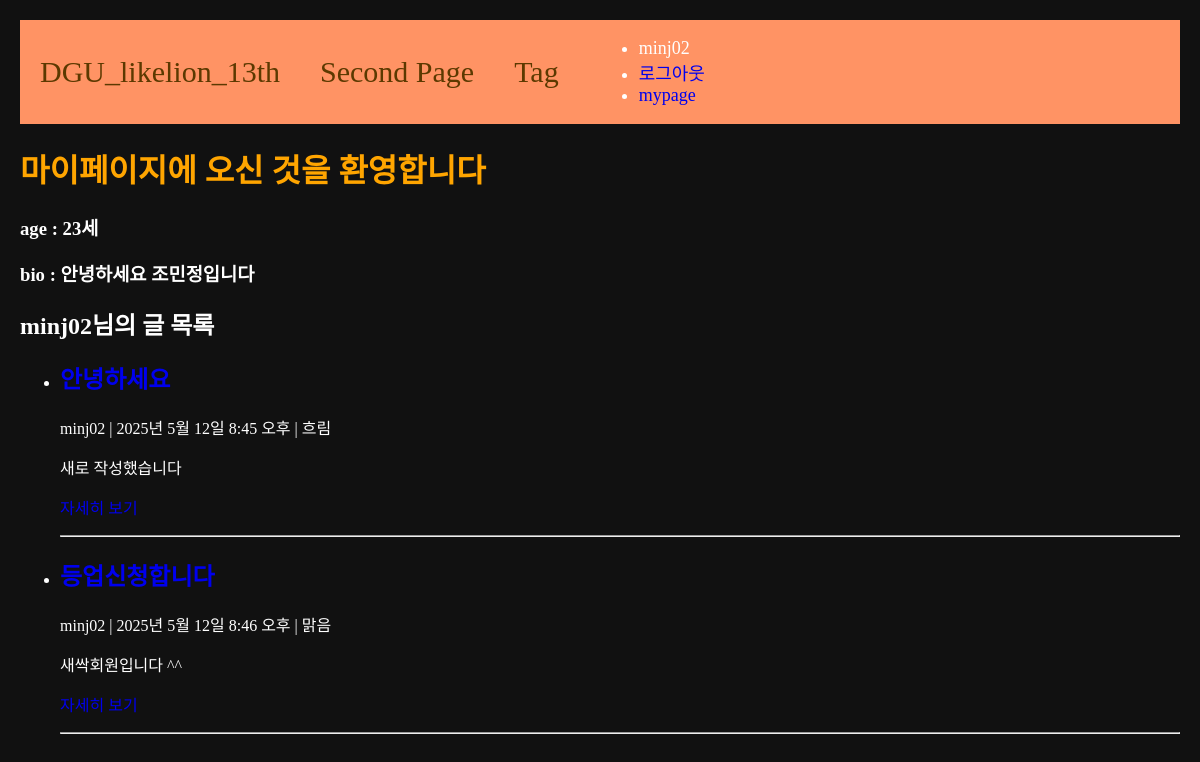
/users/mypage/2, run on the app's committed database.
### accounts/models.py (models this page shows)
class Profile(models.Model):
    user = models.OneToOneField(User, on_delete=models.CASCADE)
    age = models.TextField(max_length=3)
    bio = models.TextField(null=True, max_length=30)

### main/models.py (models this page shows, shortened)
class Post(models.Model):
    title = models.CharField(max_length=50)
    writer = models.ForeignKey(User, null=False, blank=False, on_delete=models.CASCADE)
    content = models.TextField()
    pub_date = models.DateTimeField()
    weather = models.CharField(max_length=10)
    image = models.ImageField(upload_to="post/", blank=True, null=True)
    tags = models.ManyToManyField(Tag, related_name='posts', blank=True)

### users/views.py (the view)
# urls.py: path('mypage/', views.mypage, name='mypage'),
def mypage(request, id):
    user=get_object_or_404(User, pk=id)
    posts = Post.objects.filter(writer=user)
    context = {
        'user' :user,
        'posts': posts
    }
    return render(request, 'users/mypage.html', context)

### users/templates/users/mypage.html (shortened to what this page needs)
{% extends 'base.html' %}
{% load static %}
{% block content %}
<h1>마이페이지에 오신 것을 환영합니다</h1>
<h3>age : {{ user.profile.age }}세</h3>
<h3>bio : {{ user.profile.bio }}</h3>
<h2>{{ user.username }}님의 글 목록</h2>
<ul>
    {% for post in posts %}
    <li>
        <h2><a href="{% url 'main:detail' post.id %}">{{ post.title }}</a></h2>
        <p>{{ post.writer }} | {{ post.pub_date }} | {{ post.weather }}</p>
        <p>{{ post.content }}</p>
        <p><a href="{% url 'main:detail' post.id %}">자세히 보기</a></p>
        <hr>
    </li>
    {% empty %}
    <li>작성한 글이 없습니다.</li>
    {% endfor %}
</ul>
{% endblock %}

### project/templates/shared/_navbar.html
<nav class="navbar-container">
    <a class="navbar-link" href="{% url 'main:mainpage' %}">DGU_likelion_13th</a>
    <a class="navbar-link" href="{% url 'main:secondpage' %}">Second Page</a>
    <a class="navbar-link" href="{% url 'main:tag-list' %}">Tag</a>
    <div class="nav-right">
        {% if user.is_authenticated %}
        <ul class="nav-link-account">
            <li class="nav-link-user">{{user.username}}</li>
            <li><a href="{% url 'accounts:logout' %}">로그아웃</a></li>
            <li><a href="{% url 'users:mypage' request.user.id %}">mypage</a></li>
        </ul>
        {% else %}
        <ul class="nav=link-account">
            <li><a href="{% url 'accounts:login' %}">로그인</a></li>
            <li><a href="{% url 'accounts:signup' %}">signup</a></li>
        </ul>
        {% endif %}
    </div>
</nav>

### project/static/css/project.css (style rules this page uses)
h1 { color: orange; }

### project/templates/base.html (style rules this page uses)
a { text-decoration: none; }
.body-container { background-color: #111; color: #fff; margin: 20px; }
.navbar-container { display: flex; align-items: center; padding-left: 20px; gap: 40px; background-color: #FF9364; font-size: 18px; }
.navbar-link { color: #5c3900; font-size: 30px; }

### data on the page
Post: writer "minj02", pub_date "2025년 5월 12일 8:45 오후", weather "흐림", content "새로 작성했습니다"
Post: writer "minj02", pub_date "2025년 5월 12일 8:46 오후", weather "맑음", content "새싹회원입니다 ^^"

### other printed values
{{ user.username }} "minj02"
{{ user.profile.age }} "23"
{{ user.profile.bio }} "안녕하세요 조민정입니다"
